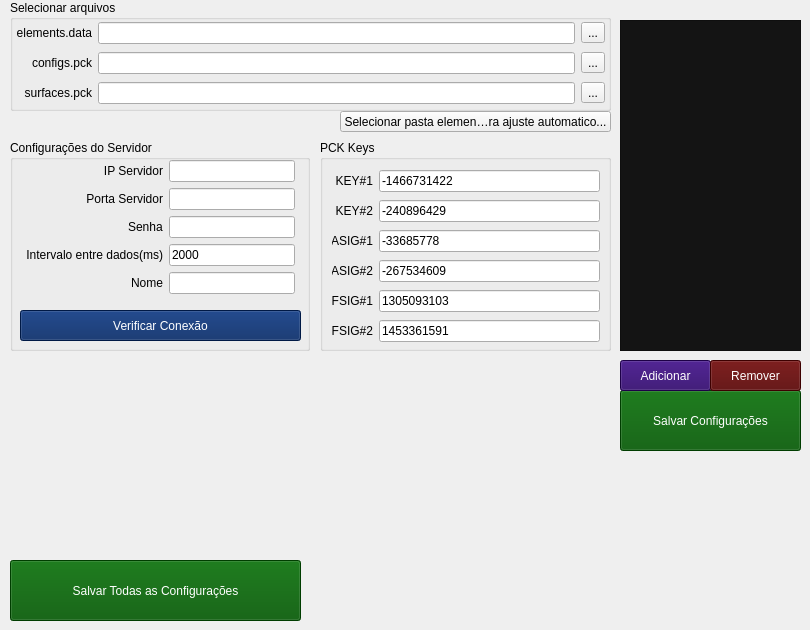
    <widget class="QWidget" name="page_2">
     <widget class="QGroupBox" name="groupBox_3">
      <property name="geometry">
       <rect>
        <x>10</x>
        <y>0</y>
        <width>601</width>
        <height>111</height>
       </rect>
      </property>
      <property name="styleSheet">
       <string notr="true"/>
      </property>
      <property name="title">
       <string>Selecionar arquivos</string>
      </property>
      <property name="flat">
       <bool>false</bool>
      </property>
      <widget class="QWidget" name="gridLayoutWidget">
       <property name="geometry">
        <rect>
         <x>0</x>
         <y>20</y>
         <width>601</width>
         <height>86</height>
        </rect>
       </property>
       <layout class="QGridLayout" name="gridLayout">
        <property name="leftMargin">
         <number>6</number>
        </property>
        <property name="rightMargin">
         <number>6</number>
        </property>
        <item row="2" column="1">
         <widget class="QLineEdit" name="txtSurfaces"/>
        </item>
        <item row="0" column="0">
         <widget class="QLabel" name="label_9">
          <property name="text">
           <string>elements.data</string>
          </property>
          <property name="alignment">
           <set>Qt::AlignRight|Qt::AlignTrailing|Qt::AlignVCenter</set>
          </property>
         </widget>
        </item>
        <item row="1" column="1">
         <widget class="QLineEdit" name="txtConfigs"/>
        </item>
        <item row="2" column="0">
         <widget class="QLabel" name="label_12">
          <property name="text">
           <string>surfaces.pck</string>
          </property>
          <property name="alignment">
           <set>Qt::AlignRight|Qt::AlignTrailing|Qt::AlignVCenter</set>
          </property>
         </widget>
        </item>
        <item row="0" column="1">
         <widget class="QLineEdit" name="txtElements"/>
        </item>
        <item row="1" column="0">
         <widget class="QLabel" name="label_11">
          <property name="text">
           <string>configs.pck</string>
          </property>
          <property name="alignment">
           <set>Qt::AlignRight|Qt::AlignTrailing|Qt::AlignVCenter</set>
          </property>
         </widget>
        </item>
        <item row="0" column="2">
         <widget class="QToolButton" name="btnLoadElements">
          <property name="text">
           <string>...</string>
          </property>
         </widget>
        </item>
        <item row="1" column="2">
         <widget class="QToolButton" name="btnLoadConfigs">
          <property name="text">
           <string>...</string>
          </property>
         </widget>
        </item>
        <item row="2" column="2">
         <widget class="QToolButton" name="btnLoadSurfaces">
          <property name="text">
           <string>...</string>
          </property>
         </widget>
        </item>
       </layout>
      </widget>
     </widget>
     <widget class="QPushButton" name="btnSaveConfigs">
      <property name="geometry">
       <rect>
        <x>10</x>
        <y>560</y>
        <width>291</width>
        <height>61</height>
       </rect>
      </property>
      <property name="styleSheet">
       <string notr="true">background-color: rgb(0, 85, 0);
color: rgb(255, 255, 255);</string>
      </property>
      <property name="text">
       <string>Salvar Todas as Configurações</string>
      </property>
      <property name="icon">
       <iconset>
        <normaloff>:/icons/Resources/Save_32x32.png</normaloff>:/icons/Resources/Save_32x32.png</iconset>
      </property>
      <property name="iconSize">
       <size>
        <width>32</width>
        <height>32</height>
       </size>
      </property>
     </widget>
     <widget class="QGroupBox" name="groupBox_4">
      <property name="geometry">
       <rect>
        <x>10</x>
        <y>140</y>
        <width>300</width>
        <height>211</height>
       </rect>
      </property>
      <property name="styleSheet">
       <string notr="true"/>
      </property>
      <property name="title">
       <string>Configurações do Servidor</string>
      </property>
      <widget class="QWidget" name="formLayoutWidget_2">
       <property name="geometry">
        <rect>
         <x>10</x>
         <y>20</y>
         <width>281</width>
         <height>141</height>
        </rect>
       </property>
       <layout class="QFormLayout" name="formLayout_2">
        <property name="labelAlignment">
         <set>Qt::AlignRight|Qt::AlignTrailing|Qt::AlignVCenter</set>
        </property>
        <property name="leftMargin">
         <number>6</number>
        </property>
        <property name="rightMargin">
         <number>6</number>
        </property>
        <item row="0" column="0">
         <widget class="QLabel" name="label_10">
          <property name="layoutDirection">
           <enum>Qt::LeftToRight</enum>
          </property>
          <property name="text">
           <string>IP Servidor</string>
          </property>
          <property name="alignment">
           <set>Qt::AlignRight|Qt::AlignTrailing|Qt::AlignVCenter</set>
          </property>
          <property name="wordWrap">
           <bool>false</bool>
          </property>
         </widget>
        </item>
        <item row="0" column="1">
         <widget class="QLineEdit" name="txtServerIp">
          <property name="placeholderText">
           <string/>
          </property>
         </widget>
        </item>
        <item row="1" column="0">
         <widget class="QLabel" name="label_21">
          <property name="layoutDirection">
           <enum>Qt::LeftToRight</enum>
          </property>
          <property name="text">
           <string>Porta Servidor</string>
          </property>
          <property name="alignment">
           <set>Qt::AlignRight|Qt::AlignTrailing|Qt::AlignVCenter</set>
          </property>
          <property name="wordWrap">
           <bool>false</bool>
          </property>
         </widget>
        </item>
        <item row="1" column="1">
         <widget class="QLineEdit" name="txtServerPort">
          <property name="placeholderText">
           <string/>
          </property>
         </widget>
        </item>
        <item row="3" column="0">
         <widget class="QLabel" name="label_19">
          <property name="layoutDirection">
           <enum>Qt::LeftToRight</enum>
          </property>
          <property name="text">
           <string>Intervalo entre dados(ms)</string>
          </property>
          <property name="alignment">
           <set>Qt::AlignRight|Qt::AlignTrailing|Qt::AlignVCenter</set>
          </property>
          <property name="wordWrap">
           <bool>true</bool>
          </property>
         </widget>
        </item>
        <item row="3" column="1">
         <widget class="QLineEdit" name="txtIntervaloDados">
          <property name="text">
           <string>2000</string>
          </property>
          <property name="placeholderText">
           <string/>
          </property>
         </widget>
        </item>
        <item row="2" column="0">
         <widget class="QLabel" name="label_20">
          <property name="text">
           <string>Senha</string>
          </property>
         </widget>
        </item>
        <item row="2" column="1">
         <widget class="QLineEdit" name="txtServerPassword"/>
        </item>
        <item row="4" column="0">
         <widget class="QLabel" name="label_22">
          <property name="text">
           <string>Nome</string>
          </property>
         </widget>
        </item>
        <item row="4" column="1">
         <widget class="QLineEdit" name="txtProfileName"/>
        </item>
       </layout>
      </widget>
      <widget class="QPushButton" name="btnTestConnectionServer">
       <property name="geometry">
        <rect>
         <x>10</x>
         <y>170</y>
         <width>281</width>
         <height>31</height>
        </rect>
       </property>
       <property name="styleSheet">
        <string notr="true">background-color: rgb(0, 35, 97);
color: rgb(255, 255, 255);</string>
       </property>
       <property name="text">
        <string>Verificar Conexão</string>
       </property>
       <property name="icon">
        <iconset>
         <normaloff>:/icons/C:/Program Files/DevExpress 22.2/Components/Sources/Win/DevExpress.Images/Images/Communication/Radio_32x32.png</normaloff>:/icons/C:/Program Files/DevExpress 22.2/Components/Sources/Win/DevExpress.Images/Images/Communication/Radio_32x32.png</iconset>
       </property>
       <property name="iconSize">
        <size>
         <width>22</width>
         <height>22</height>
        </size>
       </property>
      </widget>
     </widget>
     <widget class="QToolButton" name="btnSelectElementsPath">
      <property name="geometry">
       <rect>
        <x>340</x>
        <y>111</y>
        <width>271</width>
        <height>21</height>
       </rect>
      </property>
      <property name="toolTip">
       <string>Seleciona a pasta element para preencher automaticamente os campos abaixo</string>
      </property>
      <property name="text">
       <string>Selecionar pasta element para ajuste automatico...</string>
      </property>
     </widget>
     <widget class="QGroupBox" name="groupBox">
      <property name="geometry">
       <rect>
        <x>320</x>
        <y>140</y>
        <width>291</width>
        <height>211</height>
       </rect>
      </property>
      <property name="title">
       <string>PCK Keys</string>
      </property>
      <widget class="QLabel" name="label_13">
       <property name="geometry">
        <rect>
         <x>12</x>
         <y>30</y>
         <width>41</width>
         <height>22</height>
        </rect>
       </property>
       <property name="layoutDirection">
        <enum>Qt::LeftToRight</enum>
       </property>
       <property name="text">
        <string>KEY#1</string>
       </property>
       <property name="alignment">
        <set>Qt::AlignRight|Qt::AlignTrailing|Qt::AlignVCenter</set>
       </property>
       <property name="wordWrap">
        <bool>false</bool>
       </property>
      </widget>
      <widget class="QLineEdit" name="txtKey1">
       <property name="geometry">
        <rect>
         <x>59</x>
         <y>30</y>
         <width>221</width>
         <height>22</height>
        </rect>
       </property>
       <property name="text">
        <string>-1466731422</string>
       </property>
       <property name="placeholderText">
        <string>-1466731422</string>
       </property>
      </widget>
      <widget class="QLineEdit" name="txtKey2">
       <property name="geometry">
        <rect>
         <x>59</x>
         <y>60</y>
         <width>221</width>
         <height>22</height>
        </rect>
       </property>
       <property name="text">
        <string>-240896429</string>
       </property>
       <property name="placeholderText">
        <string>-240896429</string>
       </property>
      </widget>
      <widget class="QLabel" name="label_14">
       <property name="geometry">
        <rect>
         <x>12</x>
         <y>60</y>
         <width>41</width>
         <height>22</height>
        </rect>
       </property>
       <property name="layoutDirection">
        <enum>Qt::LeftToRight</enum>
       </property>
       <property name="text">
        <string>KEY#2</string>
       </property>
       <property name="alignment">
        <set>Qt::AlignRight|Qt::AlignTrailing|Qt::AlignVCenter</set>
       </property>
       <property name="wordWrap">
        <bool>false</bool>
       </property>
      </widget>
      <widget class="QLineEdit" name="txtAsig1">
       <property name="geometry">
        <rect>
         <x>59</x>
         <y>90</y>
         <width>221</width>
         <height>22</height>
        </rect>
       </property>
       <property name="text">
        <string>-33685778</string>
       </property>
       <property name="placeholderText">
        <string>-33685778</string>
       </property>
      </widget>
      <widget class="QLabel" name="label_15">
       <property name="geometry">
        <rect>
         <x>12</x>
         <y>90</y>
         <width>41</width>
         <height>22</height>
        </rect>
       </property>
       <property name="layoutDirection">
        <enum>Qt::LeftToRight</enum>
       </property>
       <property name="text">
        <string>ASIG#1</string>
       </property>
       <property name="alignment">
        <set>Qt::AlignRight|Qt::AlignTrailing|Qt::AlignVCenter</set>
       </property>
       <property name="wordWrap">
        <bool>false</bool>
       </property>
      </widget>
      <widget class="QLineEdit" name="txtAsig2">
       <property name="geometry">
        <rect>
         <x>59</x>
         <y>120</y>
         <width>221</width>
         <height>22</height>
        </rect>
       </property>
       <property name="text">
        <string>-267534609</string>
       </property>
       <property name="placeholderText">
        <string>-267534609</string>
       </property>
      </widget>
      <widget class="QLabel" name="label_16">
       <property name="geometry">
        <rect>
         <x>12</x>
         <y>120</y>
         <width>41</width>
         <height>22</height>
        </rect>
       </property>
       <property name="layoutDirection">
        <enum>Qt::LeftToRight</enum>
       </property>
       <property name="text">
        <string>ASIG#2</string>
       </property>
       <property name="alignment">
        <set>Qt::AlignRight|Qt::AlignTrailing|Qt::AlignVCenter</set>
       </property>
       <property name="wordWrap">
        <bool>false</bool>
       </property>
      </widget>
      <widget class="QLineEdit" name="txtFsig1">
       <property name="geometry">
        <rect>
         <x>59</x>
         <y>150</y>
         <width>221</width>
         <height>22</height>
        </rect>
       </property>
       <property name="text">
        <string>1305093103</string>
       </property>
       <property name="placeholderText">
        <string>1305093103</string>
       </property>
      </widget>
      <widget class="QLabel" name="label_17">
       <property name="geometry">
        <rect>
         <x>12</x>
         <y>150</y>
         <width>41</width>
         <height>22</height>
        </rect>
       </property>
       <property name="layoutDirection">
        <enum>Qt::LeftToRight</enum>
       </property>
       <property name="text">
        <string>FSIG#1</string>
       </property>
       <property name="alignment">
        <set>Qt::AlignRight|Qt::AlignTrailing|Qt::AlignVCenter</set>
       </property>
       <property name="wordWrap">
        <bool>false</bool>
       </property>
      </widget>
      <widget class="QLineEdit" name="txtFsig2">
       <property name="geometry">
        <rect>
         <x>59</x>
         <y>180</y>
         <width>221</width>
         <height>22</height>
        </rect>
       </property>
       <property name="text">
        <string>1453361591</string>
       </property>
       <property name="placeholderText">
        <string>1453361591</string>
       </property>
      </widget>
      <widget class="QLabel" name="label_18">
       <property name="geometry">
        <rect>
         <x>12</x>
         <y>180</y>
         <width>41</width>
         <height>22</height>
        </rect>
       </property>
       <property name="layoutDirection">
        <enum>Qt::LeftToRight</enum>
       </property>
       <property name="text">
        <string>FSIG#2</string>
       </property>
       <property name="alignment">
        <set>Qt::AlignRight|Qt::AlignTrailing|Qt::AlignVCenter</set>
       </property>
       <property name="wordWrap">
        <bool>false</bool>
       </property>
      </widget>
     </widget>
     <widget class="QPushButton" name="btnConnection_2">
      <property name="geometry">
       <rect>
        <x>620</x>
        <y>390</y>
        <width>181</width>
        <height>61</height>
       </rect>
      </property>
      <property name="styleSheet">
       <string notr="true">background-color: rgb(0, 85, 0);
color: rgb(255, 255, 255);</string>
      </property>
      <property name="text">
       <string>Salvar Configurações</string>
      </property>
     </widget>
     <widget class="QListWidget" name="listProfiles">
      <property name="geometry">
       <rect>
        <x>620</x>
        <y>20</y>
        <width>181</width>
        <height>331</height>
       </rect>
      </property>
      <property name="styleSheet">
       <string notr="true">color: rgb(255, 255, 255);
background-color:rgb(20, 20, 20);
selection-background-color: rgb(0, 60, 100);</string>
      </property>
     </widget>
     <widget class="QPushButton" name="btnAddProfile">
      <property name="geometry">
       <rect>
        <x>620</x>
        <y>360</y>
        <width>91</width>
        <height>31</height>
       </rect>
      </property>
      <property name="styleSheet">
       <string notr="true">background-color: rgb(40, 0, 100);
color: rgb(255, 255, 255);</string>
      </property>
      <property name="text">
       <string>Adicionar</string>
      </property>
     </widget>
     <widget class="QPushButton" name="btnDeleteProfile">
      <property name="geometry">
       <rect>
        <x>710</x>
        <y>360</y>
        <width>91</width>
        <height>31</height>
       </rect>
      </property>
      <property name="styleSheet">
       <string notr="true">background-color: rgb(85, 0, 0);
color: rgb(255, 255, 255);</string>
      </property>
      <property name="text">
       <string>Remover</string>
      </property>
     </widget>
    </widget>
